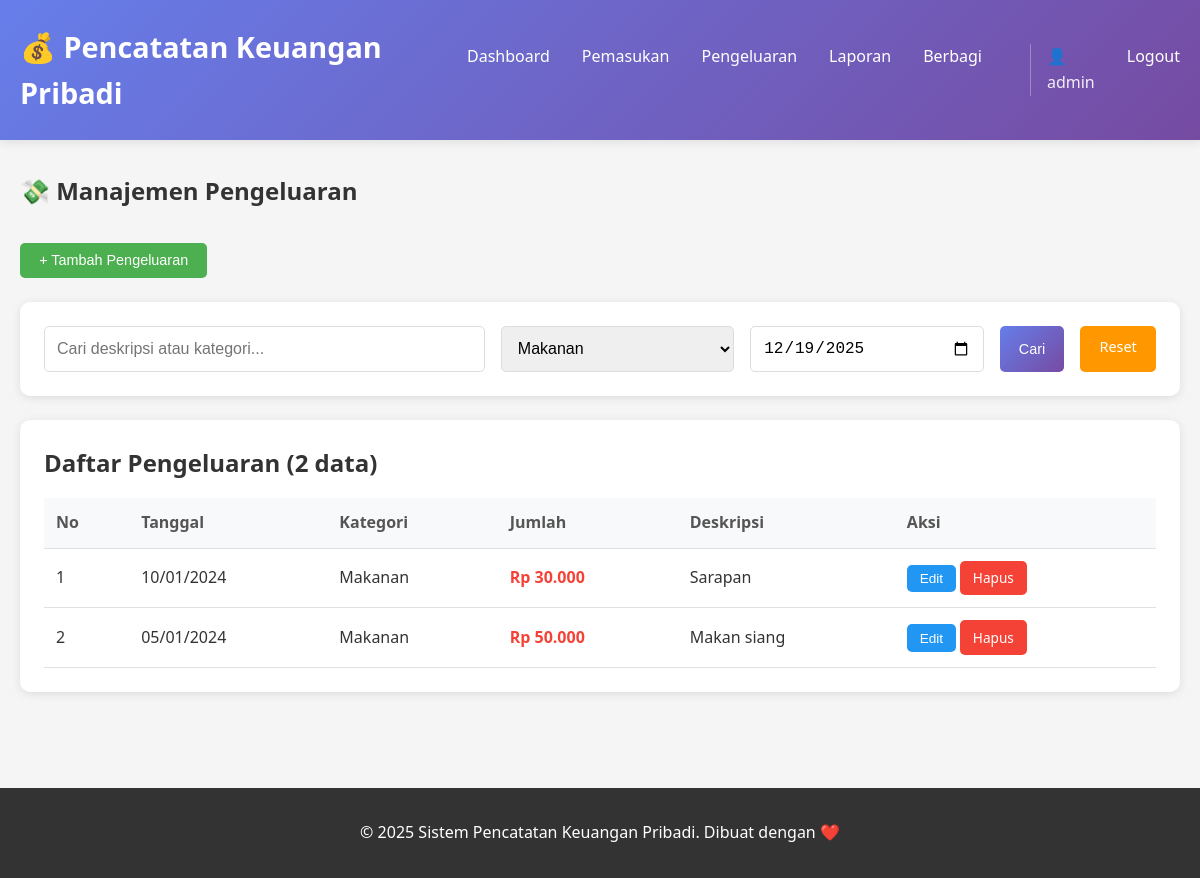
The app's page /pages/pengeluaran.php?kategori_id=1 (signed in) with its own data.
### tables this page shows
CREATE TABLE IF NOT EXISTS pengeluaran (
    id INT AUTO_INCREMENT PRIMARY KEY,
    kategori_id INT NOT NULL,
    tanggal DATE NOT NULL,
    jumlah DECIMAL(15,2) NOT NULL,
    deskripsi TEXT,
    created_at TIMESTAMP DEFAULT CURRENT_TIMESTAMP,
    updated_at TIMESTAMP DEFAULT CURRENT_TIMESTAMP ON UPDATE CURRENT_TIMESTAMP,
    FOREIGN KEY (kategori_id) REFERENCES kategori_pengeluaran(id) ON DELETE RESTRICT
);

CREATE TABLE IF NOT EXISTS kategori_pengeluaran (
    id INT AUTO_INCREMENT PRIMARY KEY,
    nama_kategori VARCHAR(100) NOT NULL,
    deskripsi TEXT,
    created_at TIMESTAMP DEFAULT CURRENT_TIMESTAMP,
    updated_at TIMESTAMP DEFAULT CURRENT_TIMESTAMP ON UPDATE CURRENT_TIMESTAMP
);

### pages/pengeluaran.php (the view, shortened to what this page needs)
<?php
require_once __DIR__ . '/../config/koneksi.php';
require_once __DIR__ . '/../includes/header.php';
$sql_kategori = "SELECT * FROM kategori_pengeluaran ORDER BY nama_kategori";
$result_kategori = $conn->query($sql_kategori);
$limit = 10;
$page = isset($_GET['page']) ? (int)$_GET['page'] : 1;
$offset = ($page - 1) * $limit;
$search = isset($_GET['search']) ? $_GET['search'] : '';
$kategori_id = isset($_GET['kategori_id']) ? $_GET['kategori_id'] : '';
$tanggal_filter = isset($_GET['tanggal']) ? $_GET['tanggal'] : '';
$where_clause = "WHERE 1=1";
$params = [];
$types = "";
if ($kategori_id) {
    $where_clause .= " AND p.kategori_id = ?";
    $params[] = $kategori_id;
    $types .= "i";
}
$sql = "SELECT p.*, k.nama_kategori
        FROM pengeluaran p
        LEFT JOIN kategori_pengeluaran k ON p.kategori_id = k.id
        $where_clause
        ORDER BY p.tanggal DESC, p.id DESC
        LIMIT ? OFFSET ?";
$params[] = $limit;
$params[] = $offset;
$types .= "ii";
$stmt = $conn->prepare($sql);
if (!empty($params)) {
    $stmt->bind_param($types, ...$params);
}
$stmt->execute();
$result = $stmt->get_result();
$sql_count = "SELECT COUNT(*) as total FROM pengeluaran p $where_clause";
$params_count = array_slice($params, 0, -2);
$types_count = substr($types, 0, -2);
$stmt_count = $conn->prepare($sql_count);
if (!empty($params_count)) {
    $stmt_count->bind_param($types_count, ...$params_count);
}
$stmt_count->execute();
$total_data = $stmt_count->get_result()->fetch_assoc()['total'];
?>
<div class="container">
    <h2 style="margin-bottom: 2rem;">💸 Manajemen Pengeluaran</h2>
    <div style="margin-bottom: 1.5rem;">
        <button class="btn btn-success" onclick="showAddForm()">+ Tambah Pengeluaran</button>
    </div>
    <div class="search-filter">
        <form method="GET" style="display: flex; gap: 1rem; width: 100%;">
            <input type="text" name="search" placeholder="Cari deskripsi atau kategori..." value="<?php echo htmlspecialchars($search); ?>" style="flex: 2;">
            <select name="kategori_id" style="flex: 1;">
                <?php
                $result_kategori->data_seek(0);
                while($kategori = $result_kategori->fetch_assoc()): ?>
                    <option value="<?php echo $kategori['id']; ?>" <?php echo $kategori_id == $kategori['id'] ? 'selected' : ''; ?>>
                        <?php echo htmlspecialchars($kategori['nama_kategori']); ?>
                    </option>
                <?php endwhile; ?>
            </select>
            <input type="date" name="tanggal" value="<?php echo htmlspecialchars($tanggal_filter); ?>" style="flex: 1;">
            <button type="submit" class="btn btn-primary">Cari</button>
            <a href="pengeluaran.php" class="btn btn-warning">Reset</a>
        </form>
    </div>
    <div class="table-container">
        <div class="table-header">
            <h3 class="table-title">Daftar Pengeluaran (<?php echo number_format($total_data); ?> data)</h3>
        </div>
        <table>
            <thead>
                <tr>
                    <th>No</th>
                    <th>Tanggal</th>
                    <th>Kategori</th>
                    <th>Jumlah</th>
                    <th>Deskripsi</th>
                    <th>Aksi</th>
                </tr>
            </thead>
            <tbody>
                <?php if ($result->num_rows > 0): ?>
                    <?php
                    $no = $offset + 1;
                    while($row = $result->fetch_assoc()):
                    ?>
                        <tr>
                            <td><?php echo $no++; ?></td>
                            <td><?php echo date('d/m/Y', strtotime($row['tanggal'])); ?></td>
                            <td><?php echo htmlspecialchars($row['nama_kategori']); ?></td>
                            <td style="color: #f44336; font-weight: bold;">
                                Rp <?php echo number_format($row['jumlah'], 0, ',', '.'); ?>
                            </td>
                            <td><?php echo htmlspecialchars($row['deskripsi']); ?></td>
                            <td>
                                <button class="btn btn-info btn-sm" onclick="editData(<?php echo htmlspecialchars(json_encode($row)); ?>)">Edit</button>
                                <a href="process_pengeluaran.php?action=hapus&id=<?php echo $row['id']; ?>"
                                   class="btn btn-danger btn-sm"
                                   onclick="return confirmDelete('Apakah Anda yakin ingin menghapus pengeluaran ini?')">Hapus</a>
                            </td>
                        </tr>
                    <?php endwhile; ?>
                <?php endif; ?>
            </tbody>
        </table>
    </div>
</div>
<?php
require_once __DIR__ . '/../includes/footer.php';
?>

### assets/css/style.css (style rules this page uses)
* { margin: 0; padding: 0; box-sizing: border-box; }
body { font-family: 'Segoe UI', Tahoma, Geneva, Verdana, sans-serif; line-height: 1.6; color: #333; background-color: #f5f5f5; }
.container { max-width: 1200px; margin: 0 auto; padding: 0 20px; }
.table-container { background: white; border-radius: 10px; padding: 1.5rem; box-shadow: 0 2px 10px rgba(0,0,0,0.1); }
.table-header { display: flex; justify-content: space-between; align-items: center; margin-bottom: 1rem; }
.table-title { font-size: 1.5rem; font-weight: bold; color: #333; }
table { width: 100%; border-collapse: collapse; margin-top: 1rem; }
table th, table td { padding: 0.75rem; text-align: left; border-bottom: 1px solid #e0e0e0; }
table th { background-color: #f8f9fa; font-weight: 600; color: #555; }
.btn { display: inline-block; padding: 0.6rem 1.2rem; border: none; border-radius: 5px; cursor: pointer; font-size: 0.9rem; font-weight: 500; text-decoration: none; transition: all 0.3s; }
.btn-primary { background: linear-gradient(135deg, #667eea 0%, #764ba2 100%); color: white; }
.btn-success { background: #4CAF50; color: white; }
.btn-danger { background: #f44336; color: white; }
.btn-warning { background: #ff9800; color: white; }
.btn-info { background: #2196F3; color: white; }
.btn-sm { padding: 0.4rem 0.8rem; font-size: 0.85rem; }
.search-filter { background: white; border-radius: 10px; padding: 1.5rem; margin-bottom: 1.5rem; display: flex; gap: 1rem; flex-wrap: wrap; box-shadow: 0 2px 10px rgba(0,0,0,0.1); }
.search-filter input, .search-filter select { flex: 1; min-width: 200px; padding: 0.75rem; border: 1px solid #ddd; border-radius: 5px; font-size: 1rem; }

### records on screen
pengeluaran: tanggal "10/01/2024", kategori.nama_kategori "Makanan", jumlah "30.000", deskripsi "Sarapan"
pengeluaran: tanggal "05/01/2024", kategori.nama_kategori "Makanan", jumlah "50.000", deskripsi "Makan siang"

### other values on screen
$_SESSION['username'] "admin"
$total_data "2"
form field kategori_id "Makanan"
